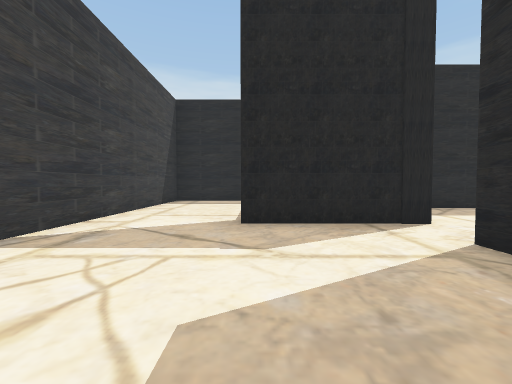
[1] (above)

24 first-person views from a walk through a 3-D level made in the Unity game engine. The camera is 1.4 m above the floor, tilts 2° down and sees 90° across. The floor is counted in squares, 2 m on a side. Each view is taken from the middle of a square. On the plan, view 1 faces up. The plan holds only what a view shows up to about 9 squares ahead; the rest is blank. The player is left out.

[2]
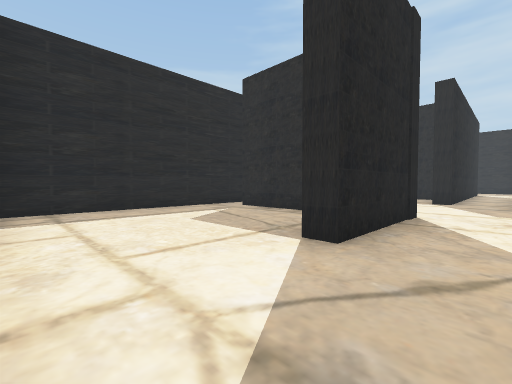

[3]
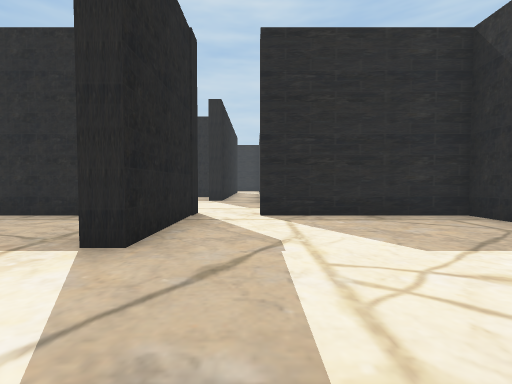

[4]
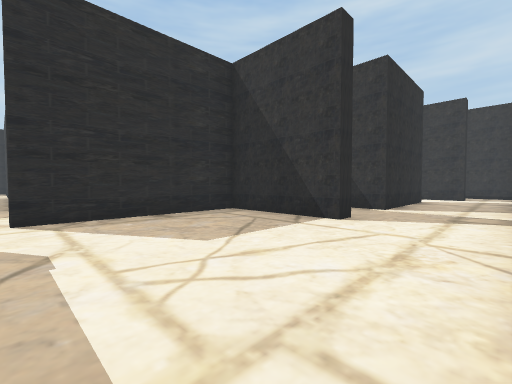

[5]
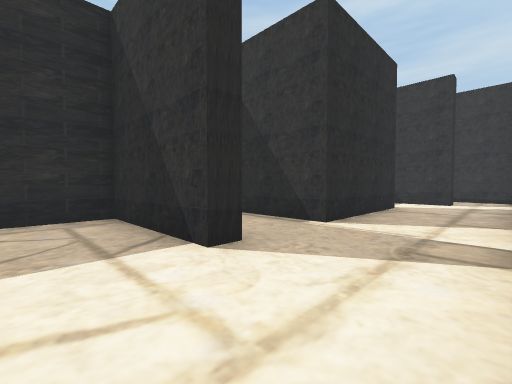

[6]
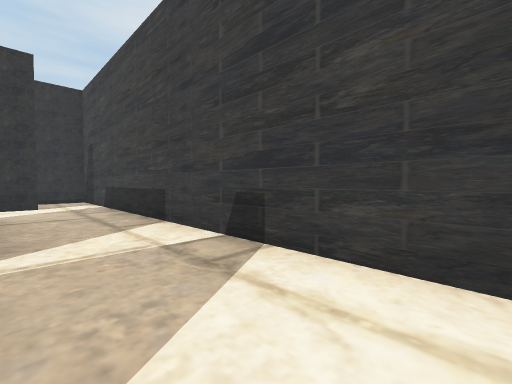

[7]
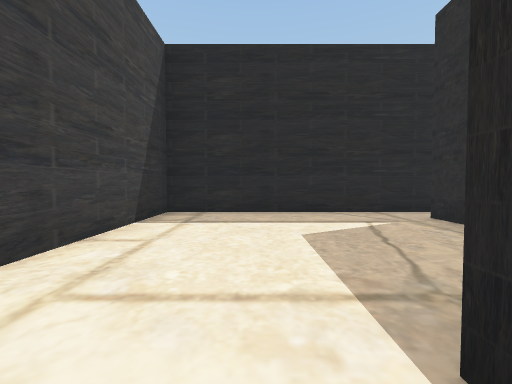

[8]
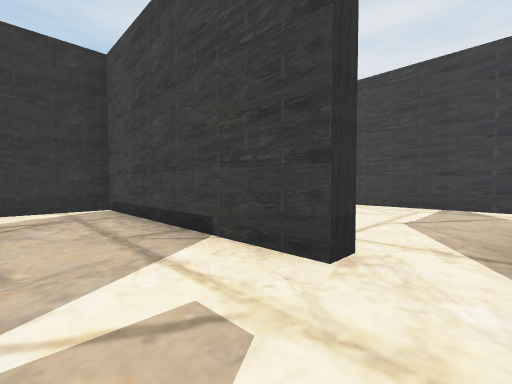

[9]
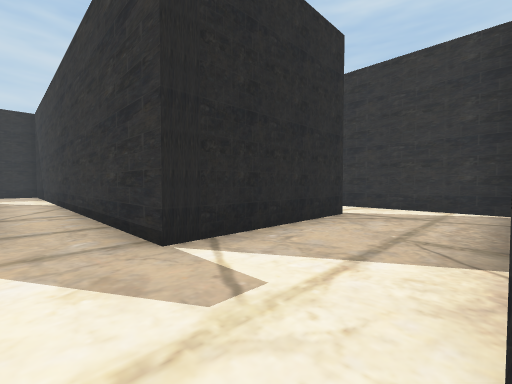

[10]
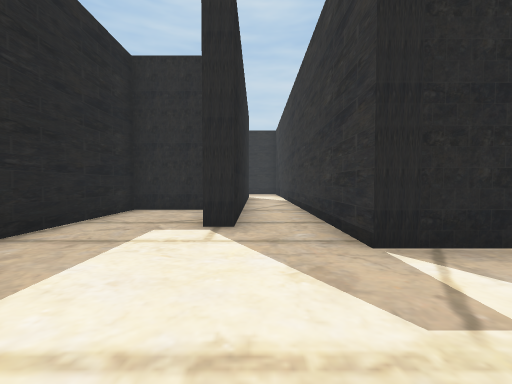

[11]
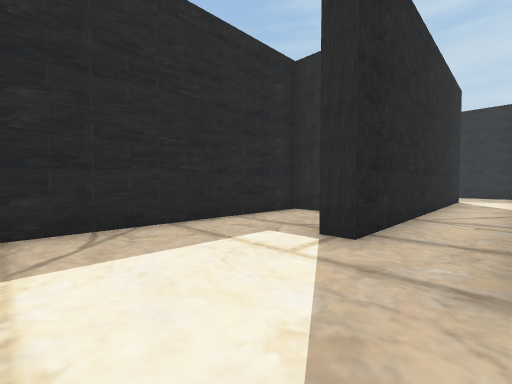

[12]
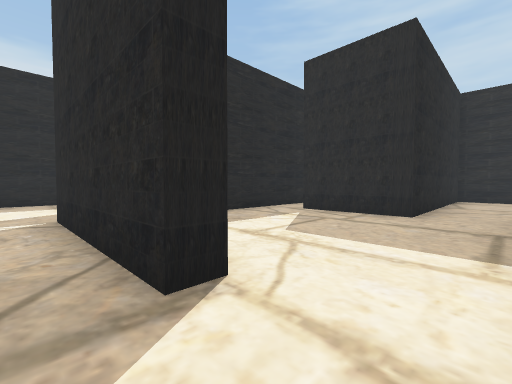

[13]
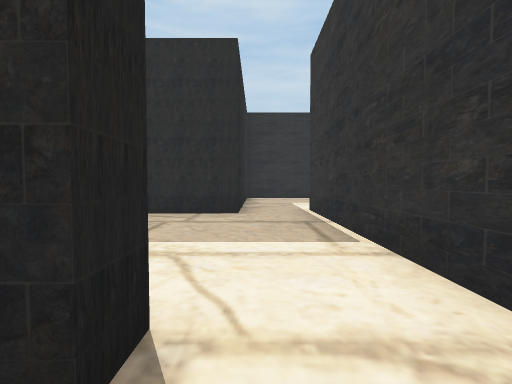

[14]
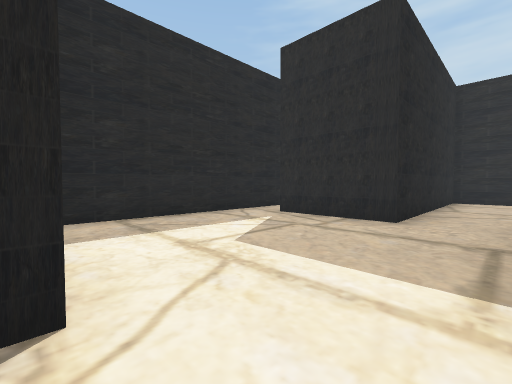

[15]
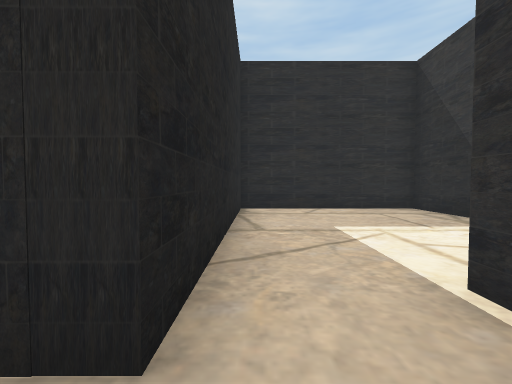

[16]
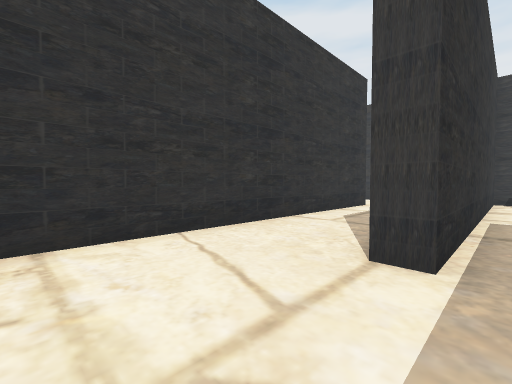

[17]
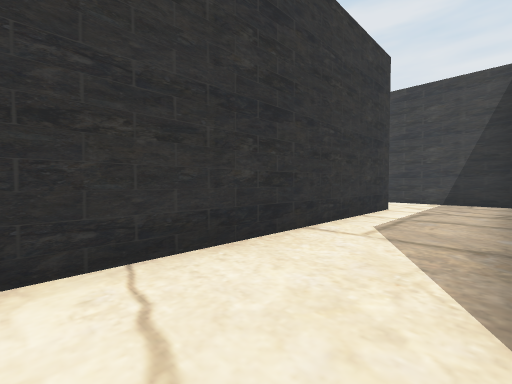

[18]
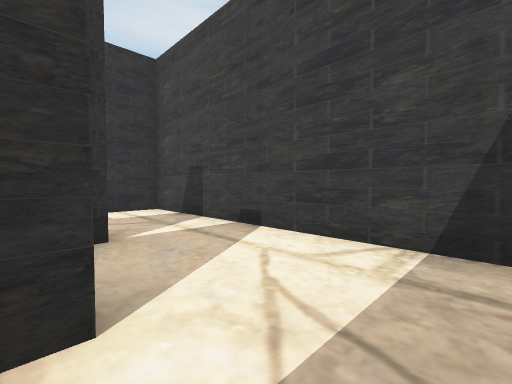

[19]
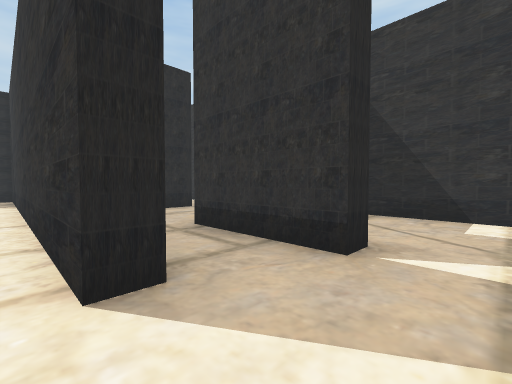

[20]
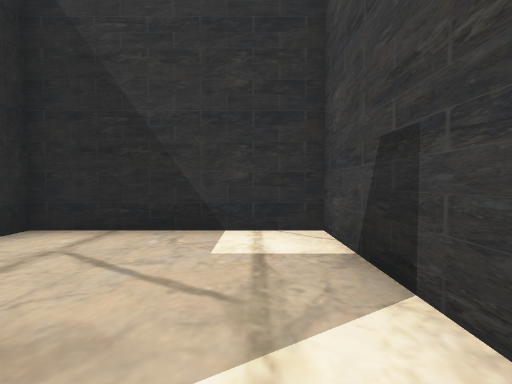

[21]
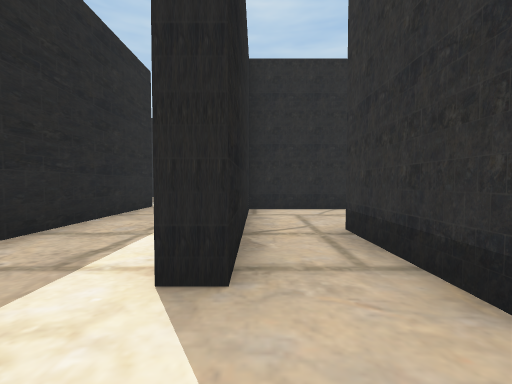

[22]
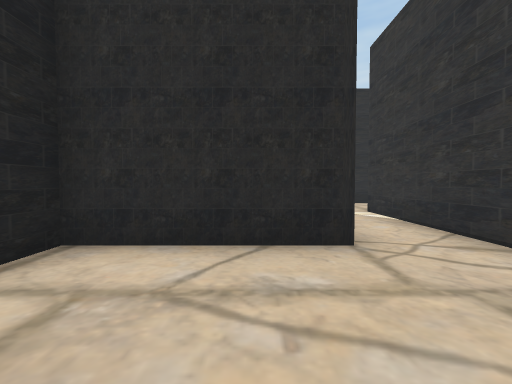

[23]
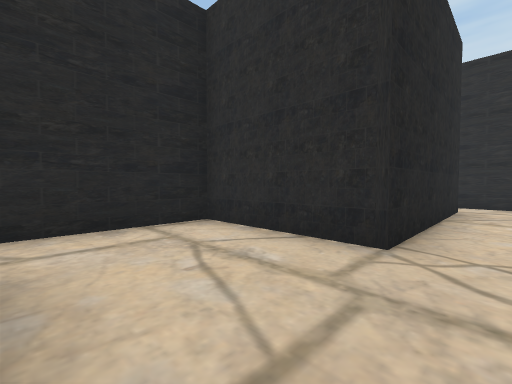

[24]
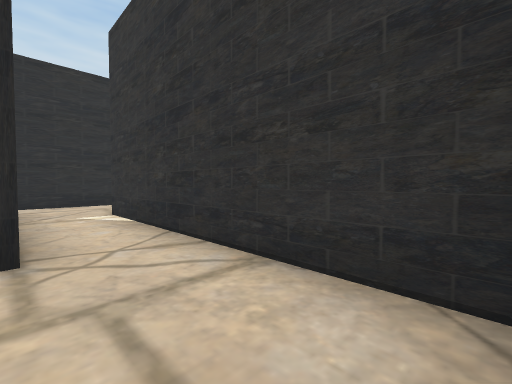

### Floor plan
Ten units are one square. View 1 is at (0, 0); x grows to the right and y downward. Boxes are objects, and circles mark ways between rooms. Rooms are numbered by the first view taken in them; rooms with no view inside come last. Other rooms are left out.
<svg viewBox="-36 -106 211 229">
<path fill="none" stroke="#000" d="M-7 21 -7 16 25 16 25 -29 30 -29M31 -44 -3 -44 -3 -50M25 -68 25 -91M32 -101 -31 -101 -31 96M-7 79 -7 41 16 41M-17 97 -1 97M97 -54 97 -72 39 -72M30 -29 30 34 65 34M62 15 57 15 57 -27 145 -27M154 -44 71 -44 71 -49M109 15 109 -11M65 34 117 34M125 -22 66 -22M117 34 117 39 70 39M57 68 57 63 170 63 170 15 109 15M30 39 30 66M51 89 51 84 79 84M30 66 30 118 73 118 73 112M74 68 57 68M79 118 144 118M146 101 109 101 109 68 74 68"/>
<circle cx="30" cy="-35" r="3" fill="#2a7"/>
<circle cx="60" cy="25" r="3" fill="#2a7"/>
<circle cx="110" cy="25" r="3" fill="#2a7"/>
<circle cx="45" cy="70" r="3" fill="#2a7"/>
<circle cx="65" cy="80" r="3" fill="#2a7"/>
<text x="-10" y="-20">1</text>
<text x="70" y="-30">2</text>
<text x="90" y="10">3</text>
<text x="110" y="50">4</text>
<text x="50" y="90">5</text>
<text x="100" y="100">6</text>
</svg>
Room 1 opens to room 2. Room 2 opens to room 3. Room 3 opens to room 4. Room 4 opens to room 5. Room 5 opens to room 6.

Where each view was taken, in squares from view 1:
view 1: 0 up, 0 right, facing up
view 2: 3 up, 3 left, facing up-right
view 3: 3 up, 3 left, facing right
view 4: 3 up, 3 left, facing down-right
view 5: 0 up, 3 left, facing down-right
view 6: 1 down, 1 left, facing down-left
view 7: 4 up, 1 left, facing up
view 8: 4 up, 5 right, facing down-left
view 9: 4 up, 3 right, facing down-right
view 10: 4 up, 3 right, facing right
view 11: 3 up, 4 right, facing up-right
view 12: 3 down, 5 right, facing up-right
view 13: 2 down, 5 right, facing right
view 14: 3 down, 6 right, facing up-right
view 15: 2 down, 10 right, facing right
view 16: 3 down, 14 right, facing down-left
view 17: 4 down, 13 right, facing down-left
view 18: 5 down, 6 right, facing down-left
view 19: 6 down, 4 right, facing down-right
view 20: 8 down, 4 right, facing down
view 21: 7 down, 4 right, facing right
view 22: 9 down, 8 right, facing right
view 23: 11 down, 8 right, facing up-right
view 24: 10 down, 8 right, facing down-right
